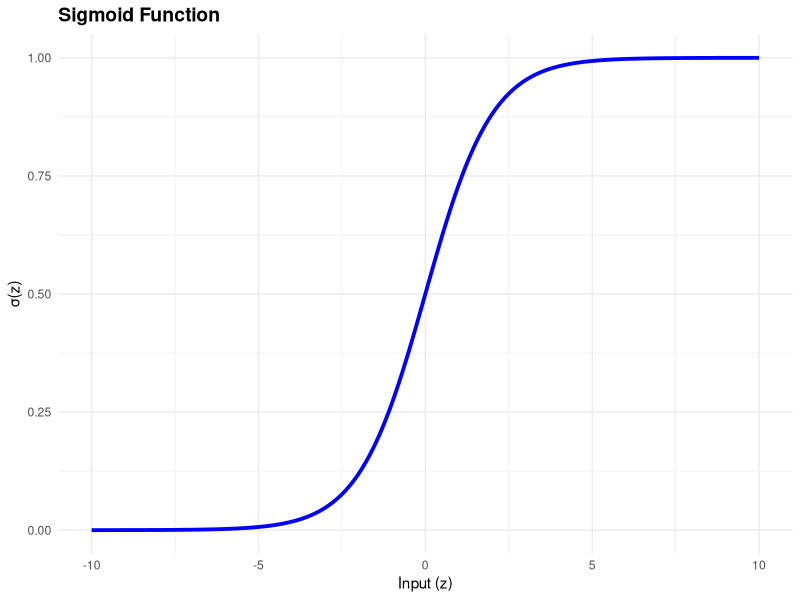
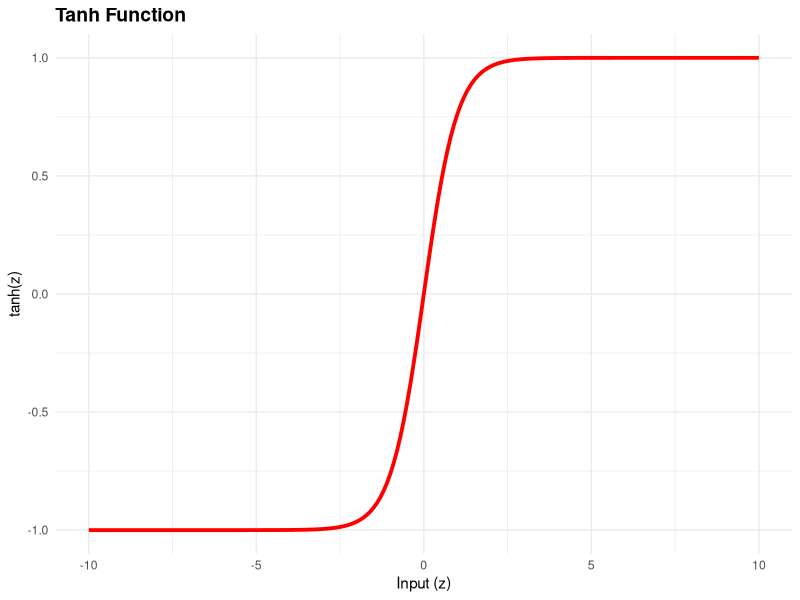
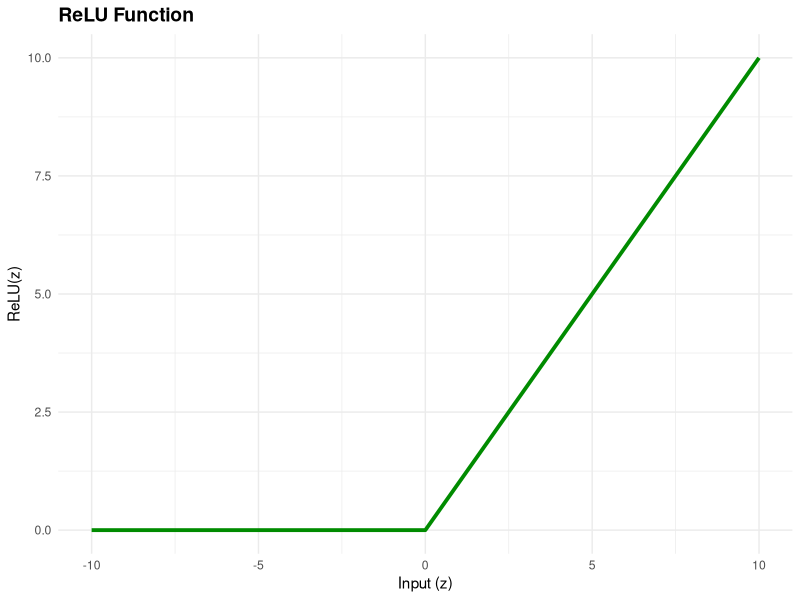
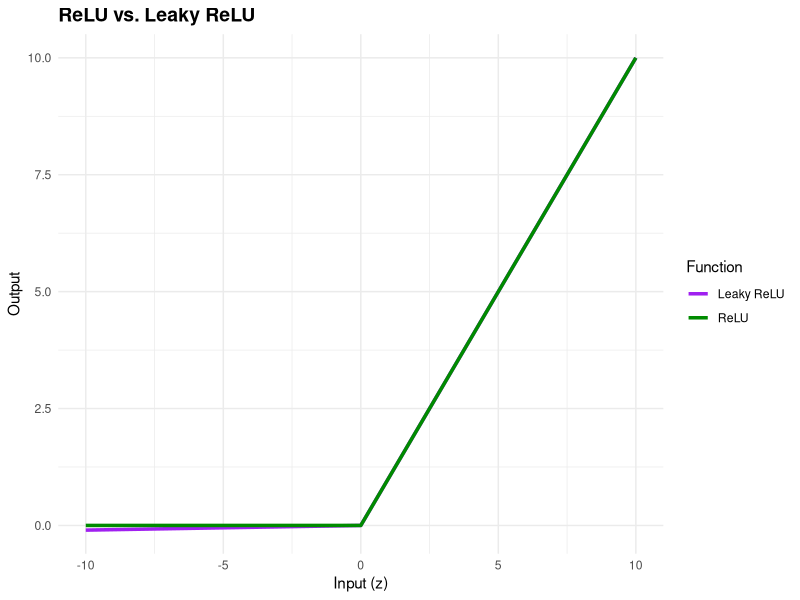
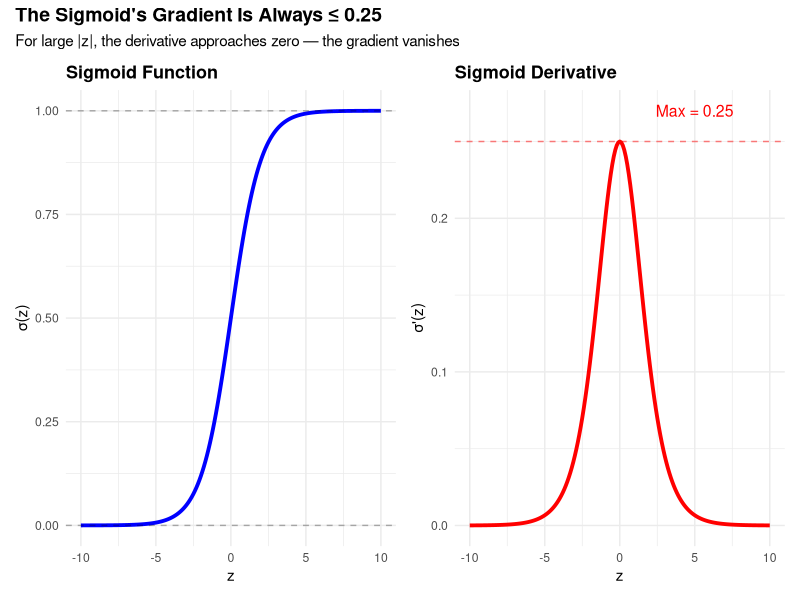
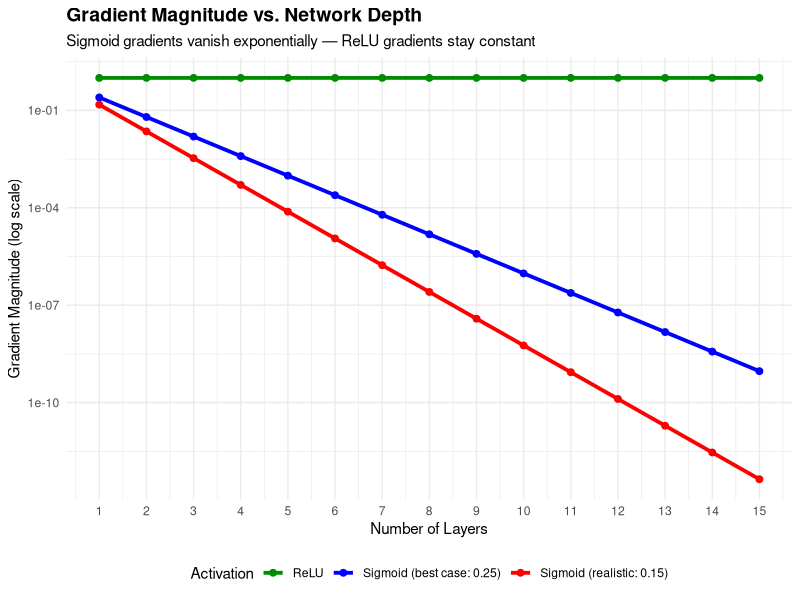
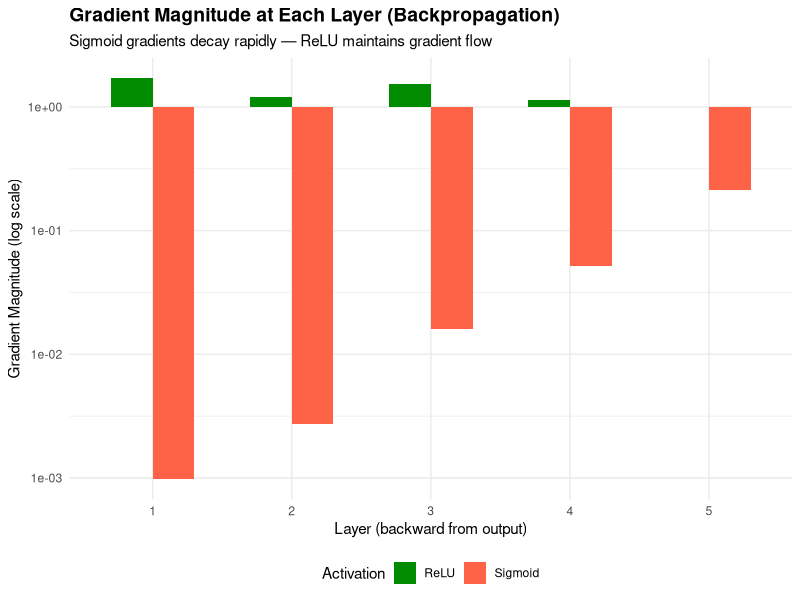

Write the R code that produced these figures, in order.
## ---- chunk 1
library(tidyverse)
library(knitr)
library(kableExtra)
library(ggplot2)
library(patchwork)
## ---- chunk 2
x <- seq(-10, 10, by = 0.1)

sigmoid <- function(x) {
  1 / (1 + exp(-x))
}

ggplot(data.frame(x = x, y = sigmoid(x)), aes(x, y)) +
  geom_line(color = "blue", linewidth = 1.3) +
  labs(title = "Sigmoid Function", x = "Input (z)", y = "σ(z)") +
  theme_minimal() +
  theme(plot.title = element_text(size = 14, face = "bold"))
## ---- chunk 3
tanh_fn <- function(x) {
  (exp(x) - exp(-x)) / (exp(x) + exp(-x))
}

ggplot(data.frame(x = x, y = tanh_fn(x)), aes(x, y)) +
  geom_line(color = "red", linewidth = 1.3) +
  labs(title = "Tanh Function", x = "Input (z)", y = "tanh(z)") +
  theme_minimal() +
  theme(plot.title = element_text(size = 14, face = "bold"))
## ---- chunk 4
relu <- function(x) {
  pmax(0, x)
}

ggplot(data.frame(x = x, y = relu(x)), aes(x, y)) +
  geom_line(color = "green4", linewidth = 1.3) +
  labs(title = "ReLU Function", x = "Input (z)", y = "ReLU(z)") +
  theme_minimal() +
  theme(plot.title = element_text(size = 14, face = "bold"))
## ---- chunk 5
leaky_relu <- function(x) {
  pmax(0.01 * x, x)
}

df_relu <- data.frame(
  x = rep(x, 2),
  y = c(relu(x), leaky_relu(x)),
  Function = rep(c("ReLU", "Leaky ReLU"), each = length(x))
)

ggplot(df_relu, aes(x, y, color = Function)) +
  geom_line(linewidth = 1.2) +
  scale_color_manual(values = c("ReLU" = "green4", "Leaky ReLU" = "purple")) +
  labs(title = "ReLU vs. Leaky ReLU", x = "Input (z)", y = "Output") +
  theme_minimal() +
  theme(plot.title = element_text(size = 14, face = "bold"))
## ---- chunk 6
softmax <- function(x) {
  exp_x <- exp(x)
  return(exp_x / sum(exp_x))
}

# Example: 3-class classification
logits <- c(2.0, 1.0, 0.1)
probabilities <- softmax(logits)

result_df <- data.frame(
  Class = paste("Class", 1:3),
  Logit = logits,
  Probability = round(probabilities, 4)
)

kable(result_df,
      caption = "Softmax: From Logits to Probabilities",
      col.names = c("Class", "Raw Logit", "Probability")) %>%
  kable_styling(bootstrap_options = c("striped", "hover"))
## ---- chunk 7
summary_df <- data.frame(
  Function = c("Sigmoid", "Tanh", "ReLU", "Leaky ReLU", "Softmax"),
  Formula = c("1/(1+e⁻ˣ)", "(eˣ-e⁻ˣ)/(eˣ+e⁻ˣ)", "max(0, x)", "max(0.01x, x)", "eˣⁱ / Σeˣʲ"),
  Range = c("(0, 1)", "(-1, 1)", "[0, ∞)", "(-∞, ∞)", "[0, 1], sums to 1"),
  Where_To_Use = c(
    "Output (binary), LSTM gates",
    "Hidden layers (RNNs), LSTM cell state",
    "Hidden layers (default for deep nets)",
    "Hidden layers (when ReLU neurons die)",
    "Output (multiclass)"
  ),
  Gradient_Issue = c(
    "Vanishing gradient",
    "Vanishing gradient (less severe)",
    "Dying ReLU",
    "None major",
    "N/A (output only)"
  )
)

kable(summary_df,
      caption = "Activation Function Cheat Sheet",
      col.names = c("Function", "Formula", "Output Range", "Best Use", "Known Issue")) %>%
  kable_styling(bootstrap_options = c("striped", "hover")) %>%
  column_spec(1, bold = TRUE) %>%
  column_spec(4, color = "darkblue")
## ---- chunk 8
sigmoid_deriv <- function(x) {
  s <- sigmoid(x)
  s * (1 - s)
}

p1 <- ggplot(data.frame(x = x, y = sigmoid(x)), aes(x, y)) +
  geom_line(color = "blue", linewidth = 1.3) +
  geom_hline(yintercept = c(0, 1), linetype = "dashed", alpha = 0.3) +
  labs(title = "Sigmoid Function", x = "z", y = "σ(z)") +
  theme_minimal() +
  theme(plot.title = element_text(size = 13, face = "bold"))

p2 <- ggplot(data.frame(x = x, y = sigmoid_deriv(x)), aes(x, y)) +
  geom_line(color = "red", linewidth = 1.3) +
  geom_hline(yintercept = 0.25, linetype = "dashed", color = "red", alpha = 0.5) +
  annotate("text", x = 5, y = 0.27, label = "Max = 0.25", color = "red", size = 4) +
  labs(title = "Sigmoid Derivative", x = "z", y = "σ'(z)") +
  theme_minimal() +
  theme(plot.title = element_text(size = 13, face = "bold"))

p1 + p2 + plot_annotation(
  title = "The Sigmoid's Gradient Is Always ≤ 0.25",
  subtitle = "For large |z|, the derivative approaches zero — the gradient vanishes",
  theme = theme(plot.title = element_text(size = 14, face = "bold"))
)
## ---- chunk 9
layers <- 1:15

# Best case: sigmoid derivative always at maximum (0.25)
grad_sigmoid_best <- 0.25^layers

# Realistic case: sigmoid derivative around 0.15 (common in practice)
grad_sigmoid_real <- 0.15^layers

# ReLU: derivative is 1 for positive inputs
grad_relu <- rep(1, length(layers))

grad_df <- data.frame(
  Layer = rep(layers, 3),
  Gradient = c(grad_sigmoid_best, grad_sigmoid_real, grad_relu),
  Activation = rep(c("Sigmoid (best case: 0.25)", 
                      "Sigmoid (realistic: 0.15)", 
                      "ReLU"), each = length(layers))
)

ggplot(grad_df, aes(x = Layer, y = Gradient, color = Activation)) +
  geom_line(linewidth = 1.3) +
  geom_point(size = 2) +
  scale_y_log10(labels = scales::scientific) +
  scale_x_continuous(breaks = layers) +
  scale_color_manual(values = c("Sigmoid (best case: 0.25)" = "blue", 
                                 "Sigmoid (realistic: 0.15)" = "red",
                                 "ReLU" = "green4")) +
  labs(title = "Gradient Magnitude vs. Network Depth",
       subtitle = "Sigmoid gradients vanish exponentially — ReLU gradients stay constant",
       x = "Number of Layers", y = "Gradient Magnitude (log scale)") +
  theme_minimal() +
  theme(plot.title = element_text(size = 14, face = "bold"),
        legend.position = "bottom")
## ---- chunk 10
x_val <- 3
w_val <- 2
b_val <- 0
y_val <- 0.5

# Forward pass
z_val <- w_val * x_val + b_val
sigma_val <- sigmoid(z_val)
loss_val <- 0.5 * (y_val - sigma_val)^2

forward_df <- data.frame(
  Step = c("Weighted sum", "Activation", "Loss"),
  Formula = c("z = w·x + b", "a = σ(z)", "L = ½(y - a)²"),
  Substitution = c(
    sprintf("z = %d × %d + %d", w_val, x_val, b_val),
    sprintf("a = σ(%d)", z_val),
    sprintf("L = ½(%.1f - %.4f)²", y_val, sigma_val)
  ),
  Result = c(
    sprintf("%d", z_val),
    sprintf("%.6f  (nearly 1 — saturated!)", sigma_val),
    sprintf("%.6f", loss_val)
  )
)

kable(forward_df,
      caption = "Forward Pass: Computing the Prediction and Loss",
      col.names = c("Step", "Formula", "Substitution", "Result")) %>%
  kable_styling(bootstrap_options = c("striped", "hover")) %>%
  column_spec(1, bold = TRUE)
## ---- chunk 11
dL_da <- sigma_val - y_val
da_dz <- sigma_val * (1 - sigma_val)
dz_dw <- x_val
gradient <- dL_da * da_dz * dz_dw

backward_df <- data.frame(
  Link = c("(i)  Loss → Output", "(ii) Output → Weighted sum", "(iii) Weighted sum → Weight"),
  Derivative = c("∂L/∂a = a − y", "∂a/∂z = σ(z)(1−σ(z))", "∂z/∂w = x"),
  Substitution = c(
    sprintf("%.6f − %.1f", sigma_val, y_val),
    sprintf("%.6f × (1 − %.6f)", sigma_val, sigma_val),
    sprintf("%d", x_val)
  ),
  Value = c(
    sprintf("%.6f", dL_da),
    sprintf("%.8f  ← TINY!", da_dz),
    sprintf("%d", dz_dw)
  )
)

kable(backward_df,
      caption = "Backward Pass: Each Link in the Chain Rule",
      col.names = c("Chain Link", "Derivative", "Substitution", "Value")) %>%
  kable_styling(bootstrap_options = c("striped", "hover")) %>%
  column_spec(1, bold = TRUE) %>%
  column_spec(4, color = "red")
## ---- chunk 12
# ReLU forward pass
relu_val <- max(0, z_val)
loss_relu <- 0.5 * (y_val - relu_val)^2

# ReLU backward pass (chain rule)
relu_deriv <- ifelse(z_val > 0, 1, 0)
dL_da_relu <- relu_val - y_val
gradient_relu <- dL_da_relu * relu_deriv * x_val

# Side-by-side comparison
comparison_df <- data.frame(
  Chain_Link = c(
    "(i) ∂L/∂a",
    "(ii) ∂a/∂z  (activation derivative)",
    "(iii) ∂z/∂w",
    "Product: ∂L/∂w  (final gradient)"
  ),
  Sigmoid = c(
    sprintf("%.6f", dL_da),
    sprintf("%.8f", da_dz),
    sprintf("%d", dz_dw),
    sprintf("%.2e", gradient)
  ),
  ReLU = c(
    sprintf("%.1f", dL_da_relu),
    sprintf("%d", relu_deriv),
    sprintf("%d", dz_dw),
    sprintf("%.1f", gradient_relu)
  )
)

kable(comparison_df,
      caption = "Chain Rule Comparison: Sigmoid vs. ReLU (with z = 6)",
      col.names = c("Chain Link", "Sigmoid", "ReLU")) %>%
  kable_styling(bootstrap_options = c("striped", "hover")) %>%
  column_spec(1, bold = TRUE) %>%
  column_spec(2, color = "red") %>%
  column_spec(3, color = "green")
## ---- chunk 13
set.seed(42)

n_layers <- 5

# Initialize random weights and inputs for each layer
weights <- runif(n_layers, min = 0.5, max = 1.5)
inputs <- runif(n_layers, min = -2, max = 2)

# Forward pass through sigmoid layers
z_sigmoid <- numeric(n_layers)
a_sigmoid <- numeric(n_layers)
z_sigmoid[1] <- weights[1] * inputs[1]
a_sigmoid[1] <- sigmoid(z_sigmoid[1])

for (i in 2:n_layers) {
  z_sigmoid[i] <- weights[i] * a_sigmoid[i - 1]
  a_sigmoid[i] <- sigmoid(z_sigmoid[i])
}

# Compute gradient flowing backward through sigmoid layers
grad_sigmoid <- numeric(n_layers)
grad_sigmoid[n_layers] <- sigmoid(z_sigmoid[n_layers]) * (1 - sigmoid(z_sigmoid[n_layers]))
cumulative_sigmoid <- grad_sigmoid[n_layers]

for (i in (n_layers - 1):1) {
  layer_grad <- sigmoid(z_sigmoid[i]) * (1 - sigmoid(z_sigmoid[i]))
  cumulative_sigmoid <- cumulative_sigmoid * layer_grad * weights[i + 1]
  grad_sigmoid[i] <- cumulative_sigmoid
}

# Same for ReLU
z_relu <- numeric(n_layers)
a_relu <- numeric(n_layers)
z_relu[1] <- weights[1] * inputs[1]
a_relu[1] <- max(0, z_relu[1])

for (i in 2:n_layers) {
  z_relu[i] <- weights[i] * a_relu[i - 1]
  a_relu[i] <- max(0, z_relu[i])
}

grad_relu <- numeric(n_layers)
grad_relu[n_layers] <- ifelse(z_relu[n_layers] > 0, 1, 0)
cumulative_relu <- grad_relu[n_layers]

for (i in (n_layers - 1):1) {
  layer_grad <- ifelse(z_relu[i] > 0, 1, 0)
  cumulative_relu <- cumulative_relu * layer_grad * weights[i + 1]
  grad_relu[i] <- cumulative_relu
}

# Visualize
stack_df <- data.frame(
  Layer = rep(n_layers:1, 2),
  Gradient = c(grad_sigmoid[n_layers:1], grad_relu[n_layers:1]),
  Activation = rep(c("Sigmoid", "ReLU"), each = n_layers)
)

ggplot(stack_df, aes(x = factor(Layer), y = abs(Gradient), fill = Activation)) +
  geom_col(position = "dodge", width = 0.6) +
  scale_fill_manual(values = c("Sigmoid" = "tomato", "ReLU" = "green4")) +
  scale_y_log10(labels = scales::scientific) +
  labs(title = "Gradient Magnitude at Each Layer (Backpropagation)",
       subtitle = "Sigmoid gradients decay rapidly — ReLU maintains gradient flow",
       x = "Layer (backward from output)", y = "Gradient Magnitude (log scale)") +
  theme_minimal() +
  theme(plot.title = element_text(size = 14, face = "bold"),
        legend.position = "bottom")
## ---- chunk 14
gradient_table <- data.frame(
  Layer = paste("Layer", 1:n_layers),
  Sigmoid = sprintf("%.2e", grad_sigmoid),
  ReLU = sprintf("%.4f", grad_relu),
  Ratio = sprintf("%.0f×", abs(grad_relu / grad_sigmoid))
)

kable(gradient_table,
      caption = "Cumulative Gradient at Each Layer",
      col.names = c("Layer", "Sigmoid Gradient", "ReLU Gradient", "ReLU / Sigmoid")) %>%
  kable_styling(bootstrap_options = c("striped", "hover")) %>%
  column_spec(1, bold = TRUE) %>%
  column_spec(2, color = "red") %>%
  column_spec(3, color = "green")
## ---- chunk 15
mitigation_df <- data.frame(
  Strategy = c(
    "Use ReLU / Leaky ReLU",
    "Proper Weight Initialization",
    "Batch Normalization",
    "Residual Connections (ResNets)",
    "LSTM / GRU (for sequences)"
  ),
  How_It_Helps = c(
    "Gradient = 1 for positive inputs — no shrinkage through layers",
    "He/Xavier initialization keeps activations in a good range, preventing early saturation",
    "Normalizes layer inputs, keeping them in the region where gradients are strong",
    "Skip connections allow gradients to bypass layers, maintaining signal strength",
    "Gates control gradient flow explicitly, preventing it from vanishing over long sequences"
  ),
  When_To_Use = c(
    "Default for hidden layers in feedforward/CNN networks",
    "Always — use He init with ReLU, Xavier with sigmoid/tanh",
    "Deep networks (10+ layers) to stabilize training",
    "Very deep networks (50+ layers) — enables training of 100+ layer networks",
    "Sequential data (text, time series) instead of vanilla RNNs"
  )
)

kable(mitigation_df,
      caption = "Strategies to Mitigate the Vanishing Gradient Problem",
      col.names = c("Strategy", "How It Helps", "When to Use")) %>%
  kable_styling(bootstrap_options = c("striped", "hover")) %>%
  column_spec(1, bold = TRUE, color = "darkblue")
## ---- chunk 16
sessionInfo()
